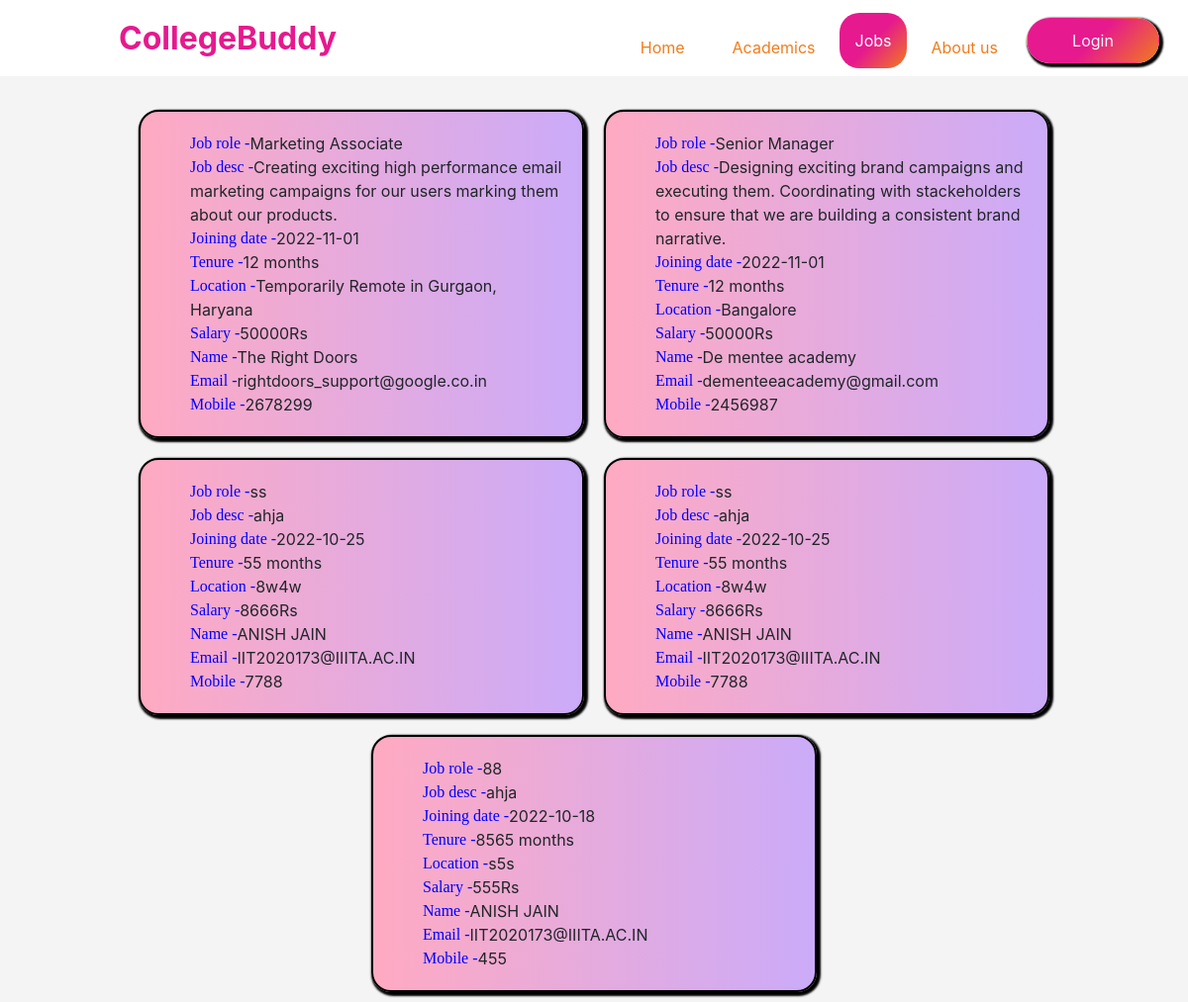
The page /loggedin.php on the database its author committed.
### tables this page shows
CREATE TABLE `job` (
  `job_role` varchar(50) NOT NULL,
  `job_desc` varchar(1000) NOT NULL,
  `join_date` varchar(100) NOT NULL,
  `tenure` int(10) NOT NULL,
  `location` varchar(100) NOT NULL,
  `salary` int(100) NOT NULL,
  `name` varchar(100) NOT NULL,
  `email` varchar(100) NOT NULL,
  `mobile` int(10) NOT NULL
);

### loggedin.php (the view, shortened to what this page needs)
<!DOCTYPE html>
<html lang="en">
<head>
    <link rel="stylesheet" href="https://stackpath.bootstrapcdn.com/bootstrap/4.5.0/css/bootstrap.min.css"
>
    <link rel="stylesheet" href="ff.css">
</head>
<body>
<nav id="go-to-top" class="navbar navbar-expand-lg selectDisable">
        <a class="navbar-brand" href="index.php">
            CollegeBuddy
        </a>
        <div class="collapse navbar-collapse" id="navbarSupportedContent">
            <ul class="navbar-nav ml-auto">
                <li class="nav-item navlink-border">
                    <a class="nav-link px-4" href="index.php">Home</a>
                </li>
                <li class="nav-item navlink-border">
                    <a class="nav-link px-4" href="academic.php">Academics</a>
                </li>
                <li class="nav-item navlink-border">
                    <div class="dropdown">
                        <button class="dropbtn">Jobs</button>
                    </div>
                </li>
                <li class="nav-item navlink-border">
                    <a class="nav-link px-4" href="about.php">About us</a>
                </li>
                <li class="nav-item">
                    <a class="nav-link px-4" href="login.php"><button class="btn login-btn">Login</button></a>
                </li>
            </ul>
        </div>
    </nav>
<?php
    $connection=mysqli_connect("localhost","root");
    mysqli_select_db($connection,"hackout");
    $jkl="delete from job where join_date< SYSDATE()";
    mysqli_query($connection,$jkl);
    $qry="select* from job";
    $arr=mysqli_query($connection,$qry);
    echo "<br>";
    echo '<div class="main">';
    while($row=mysqli_fetch_array($arr))
    {
        echo '<div class="sgp">';
        echo "<span>Job role - </span>";
        echo $row['job_role'];
        echo "<br>";
        echo "<span>Job desc - </span>";
        echo $row['job_desc'];
        echo "<br><span> Joining date - </span>";
        echo $row['join_date'];
        echo "<br><span> Tenure - </span>";
        echo $row['tenure'];
        echo " months<br><span> Location - </span>";
        echo $row['location'];
        echo " <br><span> Salary - </span>";
        echo $row['salary'];
        echo "Rs <br><span>Name - </span>";
        echo $row['name'];
        echo " <br><span>Email - </span>";
        echo $row['email'];
        echo "<br><span> Mobile - </span>";
        echo $row['mobile'];
        echo "</div>";
    }
    echo "</div>";
?>
</body>
</html>

### ff.css (style rules this page uses)
* { margin : 0; padding: 0; box-sizing : border-box; font-familly : "Poppins", sans-serif; }
:root { --primary: #ffb32c; --primary-variant: #F17C1C; --text: #000; --text-variant: #fff; --highlight: #8EE619; }
body { align-items : center; justify-content : center; background-color: rgb(244, 244, 244); min-height : 800px; }
.sgp { background: rgb(255,170,194); background: linear-gradient(90deg, rgba(255,170,194,1) 0%, rgba(203,171,249,1) 100%, rgba(165,231,245,1) 100%); justify-content: center; border: 2px solid black; height: auto; width: 450px; margin: 10px; border-radius: 20px; padding-left: 10px; padding-right: 10px; box-shadow: 2px 2px 2px 2px black; padding: 20px; padding-left: 50px; }
.main { display: flex; flex-wrap: wrap; justify-content: center; }
span { color: blue; float: left; font-family: cursive; }
nav { background: var(--text-variant); color: var(--primary-variant); z-index: 1; }
.navbar { margin-right: 10%; padding-left: 10%; padding-right: 10%; width: 100%; }
.navbar-brand { font-size: 2rem; font-weight: bolder; color: #e6198e; }
.nav-link { font-size: 1.5 rem; font-weight: normal; color: var(--primary-variant); }
a.nav-link.px-4 { margin-top: 20px; }
.login-btn { color: var(--text-variant); background-image: linear-gradient(134deg, #e6198e, #e6198e, var(--primary-variant)); border-radius: 30px; padding: 10px 45px; margin-top: 5px; }
.btn { margin-top: 5px; position: absolute; color: whitesmoke; left: 92%; -ms-transform: translate(-50%, -50%); transform: translate(-50%, -50%); box-shadow: 2px 2px 2px 2px black; }
.dropbtn { background-image: linear-gradient(134deg, #e6198e, #e6198e, var(--primary-variant)); border-radius: 20px; margin-top: 5px; color: white; padding: 16px; font-size: 16px; border: none; }
.dropdown { position: relative; display: inline-block; }

### rows shown on the page
job: job_role "Marketing Associate", job_desc "Creating exciting high performance email marketing campaigns for our users marking them about our products.", join_date "2022-11-01", tenure "12", location "Temporarily Remote in Gurgaon, Haryana", salary "50000", name "The Right Doors", email "rightdoors_support@google.co.in", mobile "2678299"
job: job_role "Senior Manager", job_desc "Designing exciting brand campaigns and executing them. Coordinating with stackeholders to ensure that we are building a consistent brand narrative.", join_date "2022-11-01", tenure "12", location "Bangalore", salary "50000", name "De mentee academy", email "dementeeacademy@gmail.com", mobile "2456987"
job: job_role "ss", job_desc "ahja", join_date "2022-10-25", tenure "55", location "8w4w", salary "8666", name "ANISH JAIN", email "IIT2020173@IIITA.AC.IN", mobile "7788"
job: job_role "ss", job_desc "ahja", join_date "2022-10-25", tenure "55", location "8w4w", salary "8666", name "ANISH JAIN", email "IIT2020173@IIITA.AC.IN", mobile "7788"
job: job_role "88", job_desc "ahja", join_date "2022-10-18", tenure "8565", location "s5s", salary "555", name "ANISH JAIN", email "IIT2020173@IIITA.AC.IN", mobile "455"
